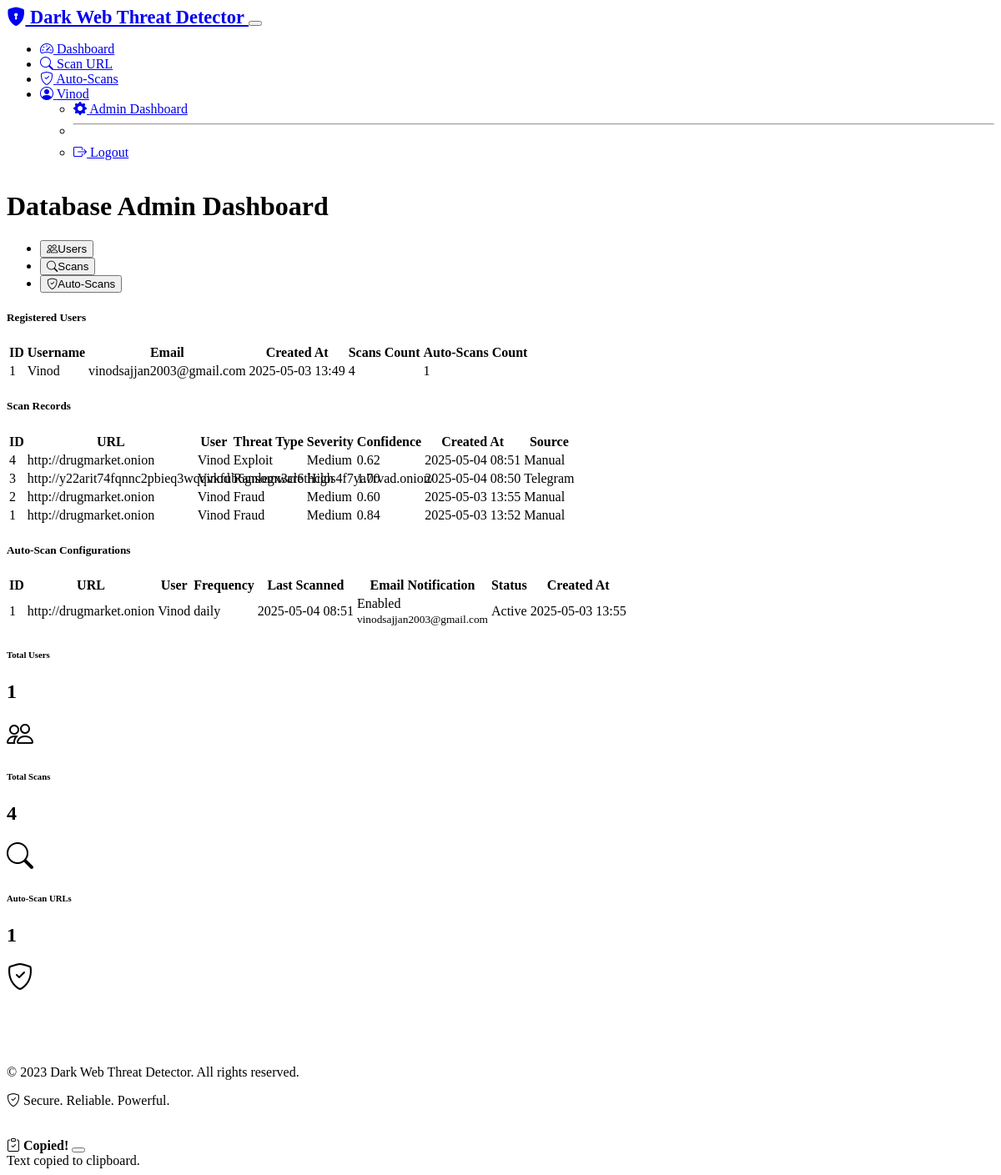
The app's page /admin/dashboard (signed in), older data.
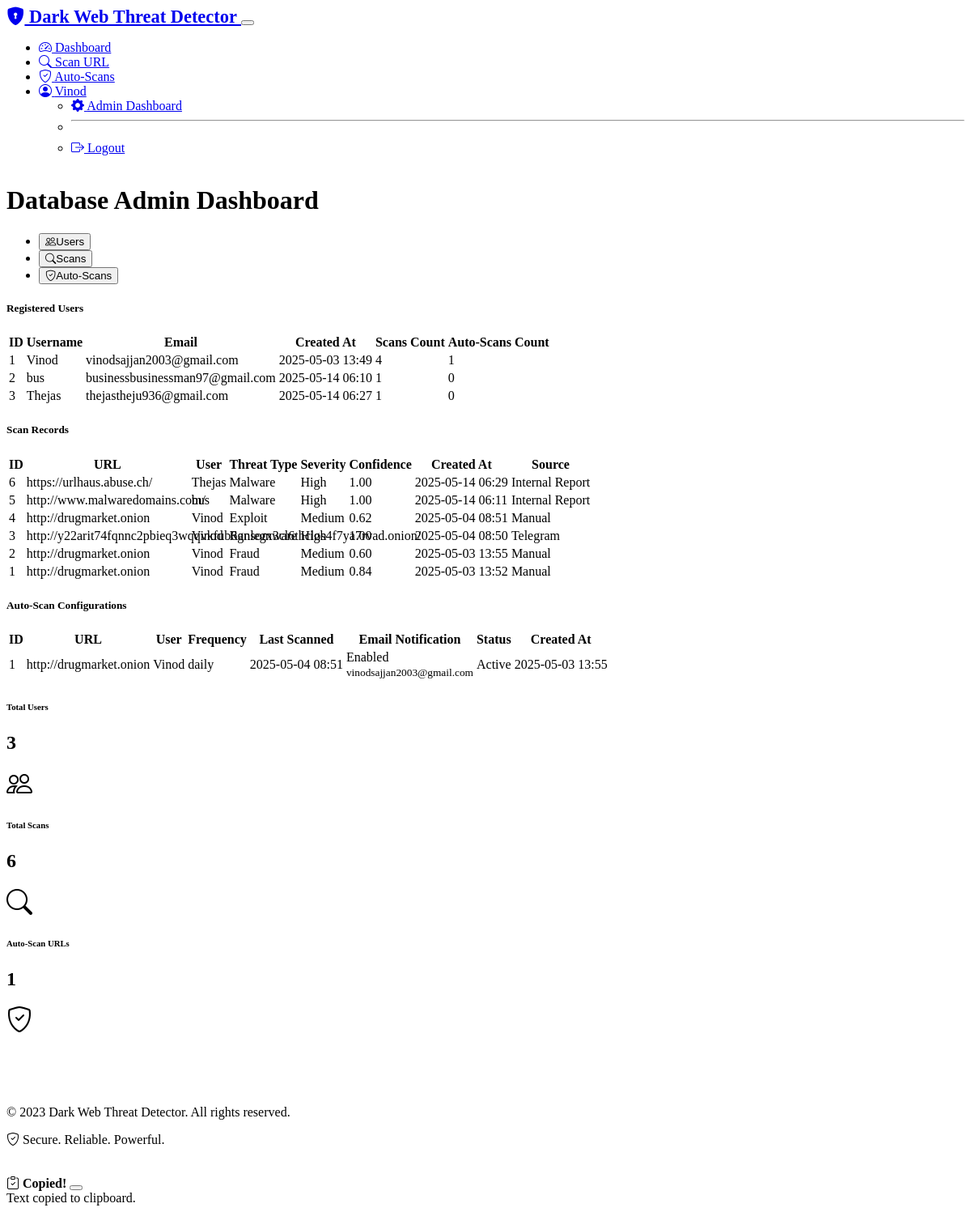
The same page, newer data.
### models.py (models this page shows, shortened)
class User(UserMixin, db.Model):
    id = db.Column(db.Integer, primary_key=True)
    username = db.Column(db.String(64), unique=True, nullable=False)
    email = db.Column(db.String(120), unique=True, nullable=False)
    password_hash = db.Column(db.String(256), nullable=False)
    created_at = db.Column(db.DateTime, default=datetime.utcnow)
    scans = db.relationship('Scan', backref='user', lazy=True)
    auto_scan_urls = db.relationship('AutoScanURL', backref='user', lazy=True)

class Scan(db.Model):
    id = db.Column(db.Integer, primary_key=True)
    url = db.Column(db.String(512), nullable=False)
    content = db.Column(db.Text)
    threat_type = db.Column(db.String(64))
    severity = db.Column(db.String(32))
    confidence_score = db.Column(db.Float)
    recommendation = db.Column(db.Text)
    description = db.Column(db.Text)
    ioc = db.Column(db.String(255))  # Indicator of Compromise (e.g., IP, domain, file hash)
    source = db.Column(db.String(128))  # Source of threat information
    created_at = db.Column(db.DateTime, default=datetime.utcnow)
    user_id = db.Column(db.Integer, db.ForeignKey('user.id'), nullable=False)
    auto_scan_url_id = db.Column(db.Integer, db.ForeignKey('auto_scan_url.id'), nullable=True)

class AutoScanURL(db.Model):
    id = db.Column(db.Integer, primary_key=True)
    url = db.Column(db.String(512), nullable=False)
    description = db.Column(db.Text, nullable=True)
    email_notification = db.Column(db.Boolean, default=True)
    notification_email = db.Column(db.String(120), nullable=True)
    scan_frequency = db.Column(db.String(20), default='daily')  # daily, weekly, monthly
    last_scanned_at = db.Column(db.DateTime, nullable=True)
    active = db.Column(db.Boolean, default=True)
    created_at = db.Column(db.DateTime, default=datetime.utcnow)
    user_id = db.Column(db.Integer, db.ForeignKey('user.id'), nullable=False)
    scans = db.relationship('Scan', backref='auto_scan_url', lazy=True)

### routes.py (the view)
@app.route('/admin/dashboard')
@login_required
@admin_required
def admin_dashboard():
    users = User.query.all()
    scans = Scan.query.order_by(Scan.created_at.desc()).all()
    auto_scans = AutoScanURL.query.order_by(AutoScanURL.created_at.desc()).all()
    return render_template('admin_dashboard.html',
                          title='Admin Dashboard',
                          users=users,
                          scans=scans,
                          auto_scans=auto_scans)

### models.py (called while the page is built)
@login_manager.user_loader
def load_user(user_id):
    return User.query.get(int(user_id))

### routes.py (called while the page is built)
def admin_required(f):
    @wraps(f)
    def decorated_function(*args, **kwargs):
        if not current_user.is_authenticated or current_user.id != 1:  # Assume user with ID 1 is admin
            flash('You do not have permission to access this page.', 'danger')
            return redirect(url_for('index'))
        return f(*args, **kwargs)
    return decorated_function

### templates/admin_dashboard.html (shortened to what the changed rows need)
{% extends "base.html" %}
{% block content %}
<div class="container my-4">
    <h1 class="display-5 mb-4">Database Admin Dashboard</h1>
    <div class="tab-content" id="adminTabsContent">
        <div class="tab-pane fade show active" id="users" role="tabpanel" aria-labelledby="users-tab">
            <div class="card">
                <div class="card-body">
                    <div class="table-responsive">
                        <table class="table table-striped table-hover">
                            <thead>
                                <tr>
                                    <th>ID</th>
                                    <th>Username</th>
                                    <th>Email</th>
                                    <th>Created At</th>
                                    <th>Scans Count</th>
                                    <th>Auto-Scans Count</th>
                                </tr>
                            </thead>
                            <tbody>
                                {% for user in users %}
                                <tr>
                                    <td>{{ user.id }}</td>
                                    <td>{{ user.username }}</td>
                                    <td>{{ user.email }}</td>
                                    <td>{{ user.created_at.strftime('%Y-%m-%d %H:%M') }}</td>
                                    <td>{{ user.scans|length }}</td>
                                    <td>{{ user.auto_scan_urls|length }}</td>
                                </tr>
                                {% endfor %}
                            </tbody>
                        </table>
                    </div>
                </div>
            </div>
        </div>
        <div class="tab-pane fade" id="scans" role="tabpanel" aria-labelledby="scans-tab">
            <div class="card">
                <div class="card-body">
                    <div class="table-responsive">
                        <table class="table table-striped table-hover">
                            <thead>
                                <tr>
                                    <th>ID</th>
                                    <th>URL</th>
                                    <th>User</th>
                                    <th>Threat Type</th>
                                    <th>Severity</th>
                                    <th>Confidence</th>
                                    <th>Created At</th>
                                    <th>Source</th>
                                </tr>
                            </thead>
                            <tbody>
                                {% for scan in scans %}
                                <tr>
                                    <td>{{ scan.id }}</td>
                                    <td class="text-truncate" style="max-width: 200px;">{{ scan.url }}</td>
                                    <td>{{ scan.user.username }}</td>
                                    <td>{{ scan.threat_type }}</td>
                                    <td><span class="badge severity-badge">{{ scan.severity }}</span></td>
                                    <td>{{ "%.2f"|format(scan.confidence_score) }}</td>
                                    <td>{{ scan.created_at.strftime('%Y-%m-%d %H:%M') }}</td>
                                    <td>{{ scan.source or 'Manual' }}</td>
                                </tr>
                                {% endfor %}
                            </tbody>
                        </table>
                    </div>
                </div>
            </div>
        </div>
        <div class="tab-pane fade" id="auto-scans" role="tabpanel" aria-labelledby="auto-scans-tab">
            <div class="card">
                <div class="card-body">
                    <div class="table-responsive">
                        <table class="table table-striped table-hover">
                            <thead>
                                <tr>
                                    <th>ID</th>
                                    <th>URL</th>
                                    <th>User</th>
                                    <th>Frequency</th>
                                    <th>Last Scanned</th>
                                    <th>Email Notification</th>
                                    <th>Status</th>
                                    <th>Created At</th>
                                </tr>
                            </thead>
                            <tbody>
                                {% for auto_scan in auto_scans %}
                                <tr>
                                    <td>{{ auto_scan.id }}</td>
                                    <td class="text-truncate" style="max-width: 200px;">{{ auto_scan.url }}</td>
                                    <td>{{ auto_scan.user.username }}</td>
                                    <td>{{ auto_scan.scan_frequency }}</td>
                                    <td>
                                        {% if auto_scan.last_scanned_at %}
                                            {{ auto_scan.last_scanned_at.strftime('%Y-%m-%d %H:%M') }}
                                        {% else %}
                                            Never
                                        {% endif %}
                                    </td>
                                    <td>
                                        {% if auto_scan.email_notification %}
                                            <span class="badge bg-success">Enabled</span>
                                            <br>
                                            <small>{{ auto_scan.notification_email or auto_scan.user.email }}</small>
                                        {% else %}
                                            <span class="badge bg-secondary">Disabled</span>
                                        {% endif %}
                                    </td>
                                    <td>
                                        {% if auto_scan.active %}
                                            <span class="badge bg-success">Active</span>
                                        {% else %}
                                            <span class="badge bg-danger">Inactive</span>
                                        {% endif %}
                                    </td>
                                    <td>{{ auto_scan.created_at.strftime('%Y-%m-%d %H:%M') }}</td>
                                </tr>
                                {% endfor %}
                            </tbody>
                        </table>
                    </div>
                </div>
            </div>
        </div>
    </div>
</div>
<div class="container mb-4">
    <div class="row">
        <div class="col-md-4">
            <div class="card dashboard-card bg-dark stats-card h-100" style="border-left-color: var(--bs-primary);">
                <div class="card-body">
                    <div class="d-flex justify-content-between align-items-center">
                        <div>
                            <h6 class="text-uppercase text-muted">Total Users</h6>
                            <h2 class="fw-bold mb-0">{{ users|length }}</h2>
                        </div>
                    </div>
                </div>
            </div>
        </div>
        <div class="col-md-4">
            <div class="card dashboard-card bg-dark stats-card h-100" style="border-left-color: var(--bs-success);">
                <div class="card-body">
                    <div class="d-flex justify-content-between align-items-center">
                        <div>
                            <h6 class="text-uppercase text-muted">Total Scans</h6>
                            <h2 class="fw-bold mb-0">{{ scans|length }}</h2>
                        </div>
                    </div>
                </div>
            </div>
        </div>
        <div class="col-md-4">
            <div class="card dashboard-card bg-dark stats-card h-100" style="border-left-color: var(--bs-info);">
                <div class="card-body">
                    <div class="d-flex justify-content-between align-items-center">
                        <div>
                            <h2 class="fw-bold mb-0">{{ auto_scans|length }}</h2>
                        </div>
                    </div>
                </div>
            </div>
        </div>
    </div>
</div>
{% endblock %}

### templates/base.html (shortened to what the changed rows need)
<!DOCTYPE html>
<html lang="en" data-bs-theme="dark">
<head>
    <link rel="stylesheet" href="https://cdn.replit.com/agent/bootstrap-agent-dark-theme.min.css">
    <link rel="stylesheet" href="https://cdn.jsdelivr.net/npm/bootstrap-icons@1.11.0/font/bootstrap-icons.css">
    <link rel="stylesheet" href="{{ url_for('static', filename='css/style.css') }}">
</head>
<body>
    <nav class="navbar navbar-expand-lg navbar-dark bg-dark">
        <div class="container">
            <div class="collapse navbar-collapse" id="navbarNav">
                <ul class="navbar-nav ms-auto">
                    {% if current_user.is_authenticated %}
                    <li class="nav-item">
                        <a class="nav-link {% if request.endpoint == 'dashboard' %}active{% endif %}" href="{{ url_for('dashboard') }}">
                            <i class="bi bi-speedometer2 me-1"></i> Dashboard
                        </a>
                    </li>
                    <li class="nav-item">
                        <a class="nav-link {% if request.endpoint == 'scan' %}active{% endif %}" href="{{ url_for('scan') }}">
                            <i class="bi bi-search me-1"></i> Scan URL
                        </a>
                    </li>
                    <li class="nav-item">
                        <a class="nav-link {% if request.endpoint == 'auto_scans' %}active{% endif %}" href="{{ url_for('auto_scans') }}">
                            <i class="bi bi-shield-check me-1"></i> Auto-Scans
                        </a>
                    </li>
                    <li class="nav-item dropdown">
                        <a class="nav-link dropdown-toggle" href="#" id="navbarDropdown" role="button" data-bs-toggle="dropdown" aria-expanded="false">
                            <i class="bi bi-person-circle me-1"></i> {{ current_user.username }}
                        </a>
                        <ul class="dropdown-menu dropdown-menu-end" aria-labelledby="navbarDropdown">
                            {% if current_user.id == 1 %}
                            <li><a class="dropdown-item" href="{{ url_for('admin_dashboard') }}">
                                <i class="bi bi-gear-fill me-1"></i> Admin Dashboard
                            </a></li>
                            <li><hr class="dropdown-divider"></li>
                            {% endif %}
                            <li><a class="dropdown-item" href="{{ url_for('logout') }}">
                                <i class="bi bi-box-arrow-right me-1"></i> Logout
                            </a></li>
                        </ul>
                    </li>
                    {% endif %}
                </ul>
            </div>
        </div>
    </nav>
    <div class="container content-wrapper py-4">
        {% block content %}{% endblock %}
    </div>
</body>
</html>

Row changes from the older to the newer data that the page shows:
added User: id "2", username "bus", email "businessbusinessman97@gmail.com", created_at "2025-05-14 06:10", scans|length "1", auto_scan_urls|length "0"
added User: id "3", username "Thejas", email "thejastheju936@gmail.com", created_at "2025-05-14 06:27", scans|length "1", auto_scan_urls|length "0"
added Scan: id "6", url "https://urlhaus.abuse.ch/", user.username "Thejas", threat_type "Malware", severity "High", confidence_score "1.00", created_at "2025-05-14 06:29", source "Internal Report"
added Scan: id "5", url "http://www.malwaredomains.com/", user.username "bus", threat_type "Malware", severity "High", confidence_score "1.00", created_at "2025-05-14 06:11", source "Internal Report"
Text that changed along with them:
{{ users|length }}: "1" → "3"
{{ scans|length }}: "4" → "6"
